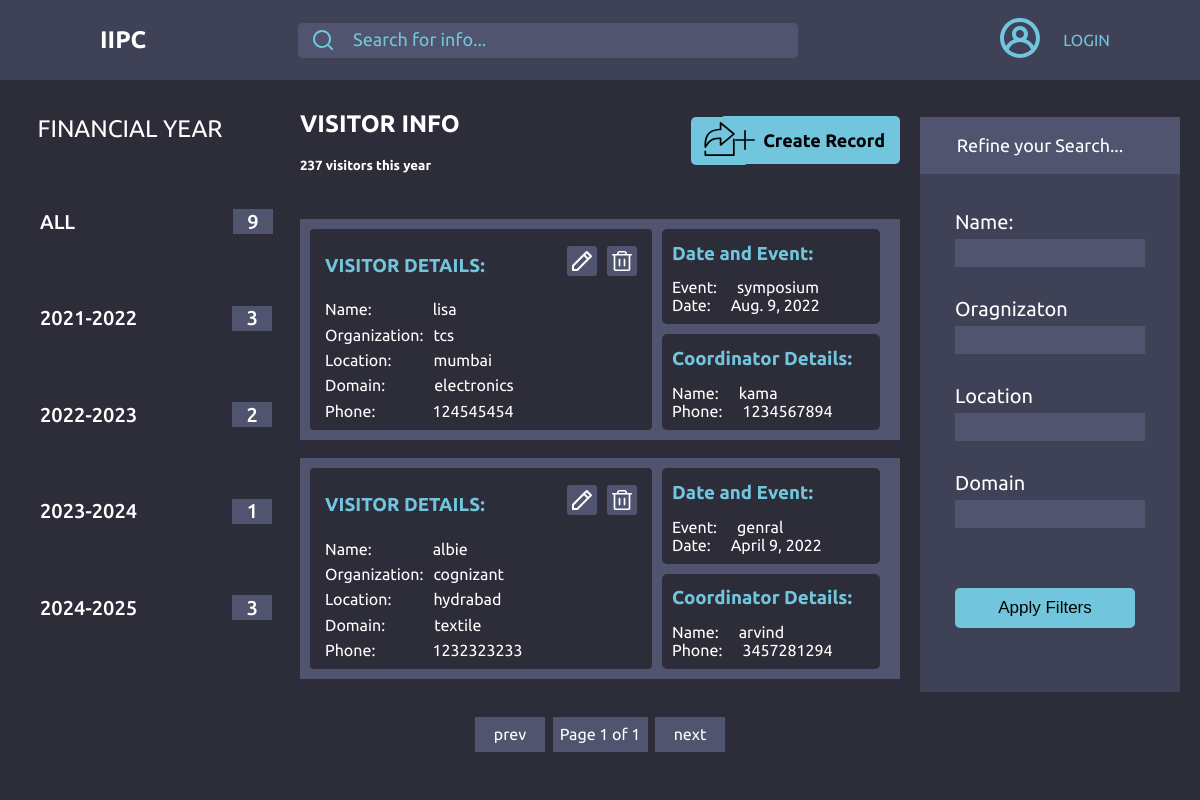
The page /2022/2023 on the database its author committed.
### app1/models.py (models this page shows, shortened)
class Visitor(models.Model):
    host = models.ForeignKey(Coordinator, on_delete=models.SET_NULL, null=True, related_name='visitors')
    name = models.CharField(max_length=50)
    organization = models.CharField(max_length=100)
    phone = models.CharField(max_length=15)
    location = models.CharField(max_length=50)
    domain = models.CharField(max_length=50)
    event = models.CharField(max_length=100)
    date = models.DateField()
    updated  = models.DateTimeField(auto_now=True)
    created = models.DateTimeField(auto_now_add=True)
    class Meta:
        ordering = ['-updated' , '-created']

class Coordinator(models.Model):
    name = models.CharField(max_length=50)
    phone = models.CharField(max_length=15)

### app1/views.py (the view)
# urls.py: path("<int:ys>/<int:ye>" , views.year_fil , name='year'),
def year_fil(request ,ys,ye):
    financial_year_start = date(year=ys, month=4, day=1)
    financial_year_end = date(year=ye, month=3, day=31)
    count = Visitor.objects.all().count()
    visit = Visitor.objects.filter(
        Q(date__gte = financial_year_start , date__lte = financial_year_end)
    )
    p = Paginator(visit , 2)
    page = request.GET.get('page')
    pages = p.get_page(page)
    year1 = Visitor.objects.filter(
        Q(date__gte = date(year=2021, month=4, day=1) , date__lte = date(year=2022, month=3, day=31))
    )
    year2 = Visitor.objects.filter(
        Q(date__gte = date(year=2022, month=4, day=1) , date__lte = date(year=2023, month=3, day=31))
    )
    year3 = Visitor.objects.filter(
        Q(date__gte = date(year=2023, month=4, day=1) , date__lte = date(year=2024, month=3, day=31))
    )
    year4 = Visitor.objects.filter(
        Q(date__gte = date(year=2024, month=4, day=1) , date__lte = date(year=2025, month=3, day=31))
    )
    context = {'visitors':visit , 'year1':year1, 'year2':year2, 'year3':year3, 'year4':year4 , 'pages':pages , 'count':count }
    return render(request, 'app1/home.html' , context)

### app1/templates/app1/home.html
{%  extends 'main.html' %}
{% load static %}
{% block content %}
{% include 'nav.html' %}
<div class="home-container">
    <div class="financial-year">
        {% include 'app1/year.html' %}
    </div>
    <div class="info-wrap">
        <div class="visitor-wrap">
            <div class="visitor-text">
                <h2>VISITOR INFO</h2>
                <h5>237 visitors this year</h5>
            </div>
            <div class="export">
                <a href="{% url 'export_to_excel' %}?page = {{pages}}">
                <img class="vector-icon14" alt="No Results Found" src="{% static 'images/export-1.svg' %}" />
                </a>
            </div>
            <div class="create-button">
                <img class="vector-icon" alt="" src="{% static 'images/plus.svg' %}" />
                <a href="{% url 'create' %}">Create Record</a>
            </div>
        </div>
        <div class="info-content">
            {% include 'app1/info.html' %}
        </div>
        <div class="pages-wrap">
            <div class="pages-box">
                <div class="prev-box">
                    {% if pages.has_previous %} <a href="?page={{pages.previous_page_number}}">prev</a>
                    {% else %} <a href="?page={{pages.number}}">prev</a>
                    {% endif %}
                </div>
                <div class="page-box">
                    <p>Page {{ pages.number }} of {{ pages.paginator.num_pages }}</p>
                </div>
                <div class="next-box">
                    {% if pages.has_next %}  <a href="?page={{pages.next_page_number}}">next</a>
                    {% else %} <a href="?page={{pages.number}}">next</a>
                    {% endif %}
                </div>
            </div>
        </div>
    </div>
    <div class="filter-wrap">
        {% include 'app1/filter.html' %}
    </div>
</div>
{% endblock %}

### app1/templates/app1/info.html (shortened to what this page needs)
{% if pages %}
{% for visitor in pages %}
{% load static %}
<div class="info-container">
    <div class="visitor-details-box">
        <div class="visit-details">
            <div class="visit-edit-wrap">
                <h3>VISITOR DETAILS:</h3>
                <div class="edit-del">
                    <a href="{% url 'edit' visitor.id %}">
                        <img class="vector-icon11" alt="" src="{% static 'images/edit1.svg' %}" />
                    </a>
                    <a href="{% url 'delete' visitor.id %}">
                        <img class="vector-icon12" alt="" src="{% static 'images/del.svg' %}" />
                    </a>
                </div>
            </div>
            <div class="visit-wrap">
                <div class="info-name">
                    <span>Name:</span><span class="vn">{{ visitor.name }}</span>
                </div>
                <div class="info-org">
                    <span>Organization:</span><span class="vo">{{ visitor.organization }}</span>
                </div>
                <div class="info-loc">
                    <span>Location:</span><span class="vl">{{ visitor.location }}</span>
                </div>
                <div class="info-dom">
                    <span>Domain:</span><span class="vd">{{ visitor.domain }}</span>
                </div>
                <div class="info-ph">
                    <span>Phone:</span><span class="vp">{{ visitor.phone }}</span>
                </div>
            </div>
        </div>
    </div>
    <div class="date-coord-wrap">
        <div class="date-event-box">
            <div class="date-event">
                <h3>Date and Event:</h3>
                <div class="info_data">Event:<span id="info_event">{{ visitor.event }}</span></div>
                <div class="info_data">Date:<span id="info_date">{{ visitor.date }}</span></div>
            </div>
        </div>
        <div class="coordinator-box">
            <div class="coordinator">
                <h3>Coordinator Details:</h3>
                <div class="info_data">Name:<span id="info_name">{{visitor.host.name}}</span></div>
                <div class="info_data">Phone:<span id="info_phone">{{visitor.host.phone}}</span></div>
            </div>
        </div>
    </div>
</div>
{% endfor %}
{% endif %}

### static/styles/global.css (style rules this page uses)
body { margin: 0; line-height: normal; }
:root { --font-segoe-ui-historic: "Segoe UI Historic"; --font-ubuntu: Ubuntu; --font-sans-serif-collection: "Sans Serif Collection"; --font-size-mini: 15px; --font-size-lg: 18px; --font-size-xl: 20px; --font-size-base: 16px; --color-darkslategray-100: #3f4156; --color-darkslategray-200: #2d2d39; --color-lightsteelblue-100: #a9adcf; --color-lightsteelblue-200: rgba(169, 173, 207, 0.3); --color-skyblue: #71c6dd; --color-cadetblue: #3d94ab; --color-black: #000; --color-dimgray: #51546e; --color-white: #fff; --gap-smi: 13px; --gap-9xs: 4px; --gap-xl: 20px; --gap-base: 16px; --gap-6xs: 7px; --gap-sm: 14px; --gap-4xs: 9px; --gap-7xs: 6px; --gap-xs: 12px; --padding-9xl: 28px; --padding-xl: 20px; --padding-7xs: 6px; --padding-6xs: 7px; --padding-4xs: 9px; --padding-8xs: 5px; --padding-2xs: 11px; --padding-3xs: 10px; --padding-base: 16px; --padding-3xl: 22px; --padding-mid: 17px; --padding-16xl: 35px; --padding-17xl: 36px; --padding-2xs-9: 10.9px; --padding-xs-5: 11.5px; --padding-smi: 13px; --padding-lg: 18px; --padding-5xl: 24px; --padding-12xs: 1px; --padding-5xs: 8px; --padding-11xs: 2px; }

### rows shown on the page
Visitor: name "lisa", organization "tcs", location "mumbai", domain "electronics", phone "124545454", event "symposium", date "Aug. 9, 2022", host.name "kama", host.phone "1234567894"
Visitor: name "albie", organization "cognizant", location "hydrabad", domain "textile", phone "1232323233", event "genral", date "April 9, 2022", host.name "arvind", host.phone "3457281294"

### other values the page prints
{{ count }} "9"
{{ year1.count }} "3"
{{ year2.count }} "2"
{{ year3.count }} "1"
{{ year4.count }} "3"
{{ pages.number }} "1"
{{ pages.paginator.num_pages }} "1"
